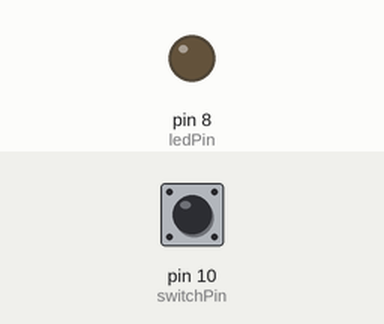
The sketch below on a simulated Arduino Uno, built with avr-gcc and run on an emulated ATmega328P. Parts: output pins drawn as LEDs (lit = HIGH). The test bench sets the inputs (shaded band); at power-on: pin 10 (switchPin) HIGH.

Above: at 1.2 s.
1.3 s: pin 10 (switchPin) pulled LOW for 0.15 s
At 1.37 s:
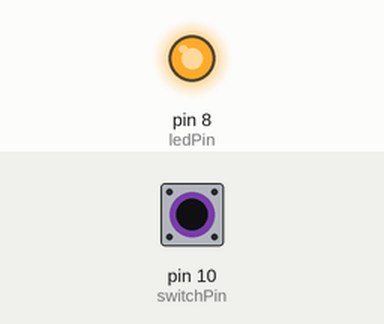
2.9 s: pin 10 (switchPin) pulled LOW for 3.2 s
At 7.0 s:
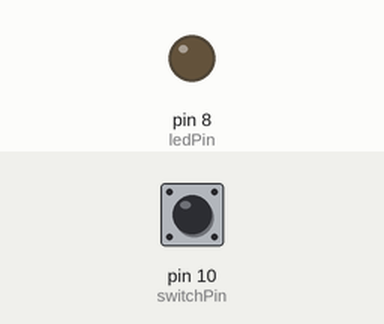
Timing chart, 0 to 8.5 s (numbered marks = the images above; inputs shaded):
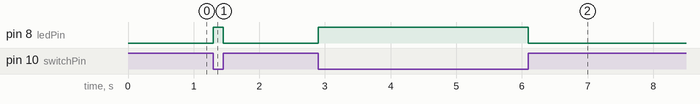

The sketch:

Button_OnPress_Light_On.ino
```cpp
int switchPin = 10;
int ledPin = 8;


void setup()
{

pinMode(switchPin, INPUT_PULLUP);
pinMode(ledPin, OUTPUT);


}


void loop()
{

  if(digitalRead(switchPin) == HIGH) //button not pressed
  {
    digitalWrite(ledPin, LOW);
  }

  else if(digitalRead(switchPin) == LOW) //button pressed
  {
    digitalWrite(ledPin, HIGH);
  }

}
```

Measured:
- after the input at 1.3 s, pin 8 (ledPin): LOW → HIGH at once, → LOW 0.15 s later
- after the input at 2.9 s, pin 8 (ledPin): LOW → HIGH at once, → LOW 3.2 s later
